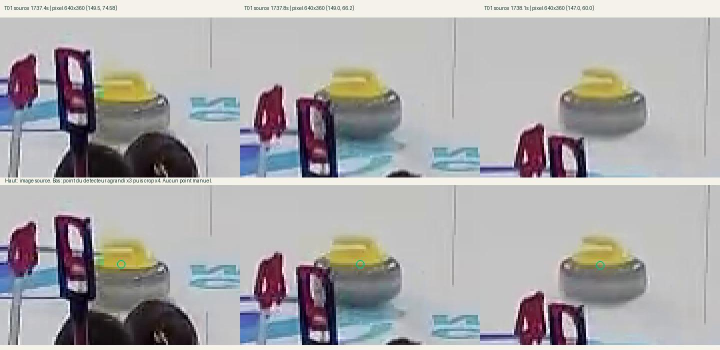
#> input picture prototype/pre-gate-audit/T01-source.jpg, 1440 x 700 px (shown at 1/2 size)
$ python -i automatic_house_calibration.py   (imports and definitions only)
#> lines starting #> are read from the running program, lines starting #| are printed output that depends on the picture; after the words box and inside, x2 and y2 are one past the last pixel; in counts of white or black regions, pixels touching at a corner belong together
#> further down, picture is the input picture: shape (700, 1440, 3); mean B, G, R 170.1, 169, 170.5
### prototype/rectification_core.py
"""Metric ice-plane rectification. Elevated objects are not reconstructed in 3-D."""
from __future__ import annotations
import cv2
import numpy as np
from scipy.optimize import least_squares
from vision_core import project, fit_calibration

RADII = (1.829, 1.219, .610)
HOUSE_BOUNDS = (-2.10, -2.10, 2.10, 2.10)
PIXELS_PER_METRE = 140

# [16 lines left out: functions canvas_transform, rectify, not called in this run]

def ring_edges(image,H,radius,region,angles=None,search_px=7.,min_contrast=10.):
    """Find colour-to-ice transitions near an initial projected ring, with subpixel peaks.

    Search normal to the projected ellipse (not along world radial rays). Angular
    coverage/contrast filtering reduces occlusion contamination; does not eliminate it.
    """
    if angles is None:angles=np.arange(0,360,3,dtype=float)+1.5
    angles=np.asarray(angles,float);a=np.deg2rad(angles)
    world=np.column_stack([radius*np.cos(a),radius*np.sin(a)])
    inv=np.linalg.inv(H);p=project(inv,world)
    tangent=project(inv,np.column_stack([radius*np.cos(a+.001),radius*np.sin(a+.001)]))-p
    normal=np.column_stack([tangent[:,1],-tangent[:,0]])
    normal/=np.maximum(np.linalg.norm(normal,axis=1,keepdims=True),1e-9)
    outward=project(inv,world*(1.01))-p
    normal*=np.where(np.sum(normal*outward,axis=1)<0,-1.,1.)[:,None]
    offsets=np.arange(-search_px,search_px+.125,.25)
    pixels=p[:,None,:]+normal[:,None,:]*offsets[None,:,None]
    hsv=cv2.cvtColor(image,cv2.COLOR_BGR2HSV).astype(np.float32)
    sat=cv2.GaussianBlur(hsv[:,:,1],(3,3),.6)
    vals=cv2.remap(sat,pixels[:,:,0].astype('float32'),pixels[:,:,1].astype('float32'),cv2.INTER_LINEAR,borderMode=cv2.BORDER_CONSTANT)
    brightness=cv2.remap(hsv[:,:,2],pixels[:,:,0].astype('float32'),pixels[:,:,1].astype('float32'),cv2.INTER_LINEAR)
    # 1.5-pixel samples on either side: outer/inner coloured-inside, middle coloured-outside.
    gap=6;sign=1 if abs(radius-RADII[1])<.01 else -1
    contrast=sign*(vals[:,2*gap:]-vals[:,:-2*gap])
    scores=contrast.copy();indices=np.argmax(scores,axis=1);results=[]
    x0,y0,x1,y1=region
    for i,j in enumerate(indices):
        k=j+gap
        if j==0 or j==scores.shape[1]-1 or scores[i,j]<min_contrast:continue
        if brightness[i,k]<85:continue
        left,right=scores[i,j-1],scores[i,j+1];centre=scores[i,j]
        denominator=left-2*centre+right
        delta=float(np.clip(.5*(left-right)/denominator,-.5,.5)) if abs(denominator)>1e-6 else 0.
        offset=float(offsets[k]+delta*.25);point=p[i]+normal[i]*offset
        if not (x0+3<point[0]<x1-3 and y0+3<point[1]<y1-3):continue
        # Convert radial metric error to pixel-normal error at this location.
        radial=np.linalg.norm(project(H,[point+normal[i],point-normal[i]]),axis=1)
        sensitivity=max(abs(float(radial[0]-radial[1]))/2,1e-5)
        results.append({'pixel':point.tolist(),'angle_deg':float(angles[i]),'radius_m':radius,
                        'contrast':float(centre),'offset_px':offset,'metres_per_normal_pixel':sensitivity})
    return results

def ring_summary(H,edges):
    if not edges:return {'count':0,'radial_rmse_m':None,'median_abs_radial_error_m':None,'p95_abs_radial_error_m':None,'angular_bins':0}
    p=project(H,[e['pixel'] for e in edges]);err=np.linalg.norm(p,axis=1)-[e['radius_m'] for e in edges]
    return {'count':len(edges),'radial_rmse_m':float(np.sqrt(np.mean(err**2))),
            'median_abs_radial_error_m':float(np.median(abs(err))),
            'p95_abs_radial_error_m':float(np.percentile(abs(err),95)),
            'angular_bins':len({int(e['angle_deg']//30) for e in edges})}

# [36 lines left out: function refine_calibration, not called in this run]


def validate_rings(image,H,region):
    """Image-evidence gate. Thresholds are engineering checks, not confidence intervals."""
    edges=[e for r in RADII for e in ring_edges(image,H,r,region,angles=np.arange(1.5,360,6),search_px=5.)]
    summary=ring_summary(H,edges)
    if edges:
        world=project(H,[e['pixel'] for e in edges]);errors=np.abs(np.linalg.norm(world,axis=1)-[e['radius_m'] for e in edges])
        pixel_errors=errors/np.array([e['metres_per_normal_pixel'] for e in edges])
        summary['median_normal_error_px']=float(np.median(pixel_errors))
        summary['p90_normal_error_px']=float(np.percentile(pixel_errors,90))
    else:summary.update(median_normal_error_px=None,p90_normal_error_px=None)
    summary['rings_supported']=sum(sum(e['radius_m']==r for e in edges)>=12 for r in RADII)
    passed=(summary['count']>=50 and summary['angular_bins']>=8 and summary['rings_supported']>=2
            and summary['median_normal_error_px']<1.5 and summary['p90_normal_error_px']<3.
            and summary['p95_abs_radial_error_m']<.18)
    summary['status']='supported' if passed else 'insufficient_or_inconsistent_ring_evidence'
    summary['note']='Visible paint consistency; cannot certify occluded areas or physical stone positions.'
    return passed,summary


class VideoRectifier:
    """Absolute SIFT registration every 0.5 s; forward/backward LK flow between anchors.

    A failed registration/ring gate/flow update yields no transform, never a stale one.
    Ring support is measured on anchor frames. Intervening frames carry the age of that
    check and are gated by feature support, optical-flow residual and scene-change checks.
    """
    # [56 lines left out: functions __init__, _seed, step, not called in this run]

### prototype/vision_core.py
"""Experimental, source-specific geometry and visible stone-cap proposals.
Metric results are ice-plane projections of above-ice pixels, NOT measured stone centres.
"""
from __future__ import annotations
import math
from pathlib import Path
import cv2
import numpy as np

DETECTOR_VERSION='colour-cap-baseline-v2'
def project(H,points):
 points=np.asarray(points,dtype=np.float64).reshape(-1,2)
 if not len(points):return np.empty((0,2))
 q=np.column_stack([points,np.ones(len(points))])@np.asarray(H).T
 if not np.isfinite(q).all() or np.any(np.abs(q[:,2])<1e-10):raise ValueError('Invalid planar projection')
 return q[:,:2]/q[:,2,None]
# [8 lines left out: function fit_calibration, not called in this run]
class ViewCalibrator:
 # [26 lines left out: functions __init__, register, not called in this run]
def in_bounds(xy,bounds):
 x,y=xy;x0,y0,x1,y1=bounds;return x0<=x<=x1 and y0<=y<=y1

# [39 lines left out: function detect_caps, not called in this run]
def export_game_state(result):
 raise ValueError('Experimental cap projections are not validated metric stone positions; simulator export is unavailable')

### prototype/automatic_house_calibration.py
"""Per-image house calibration from concentric paint, without match labels.

Axes are image-aligned local axes, not a resolved canonical rink orientation.
Outer and middle paint fit the homography; inner paint is withheld from fitting.
"""

import cv2
import numpy as np
from scipy.optimize import least_squares
from rectification_core import RADII, ring_edges, ring_summary, validate_rings
from vision_core import project


def calibrate_house(frame, region=None):
    h, w = frame.shape[:2]
#> h = 700; w = 1440
    region = region or (0, 70, w, h)
#> region = (0, 70, 1440, 700)
    x0, y0, x1, y1 = region
#> x0 = 0; y0 = 70; x1 = 1440; y1 = 700
    hsv = cv2.cvtColor(frame, cv2.COLOR_BGR2HSV)
#> hsv: shape (700, 1440, 3); mean H, S, V 64.3, 30.7, 176.8
    mask = cv2.inRange(hsv, (85, 65, 45), (135, 255, 255))
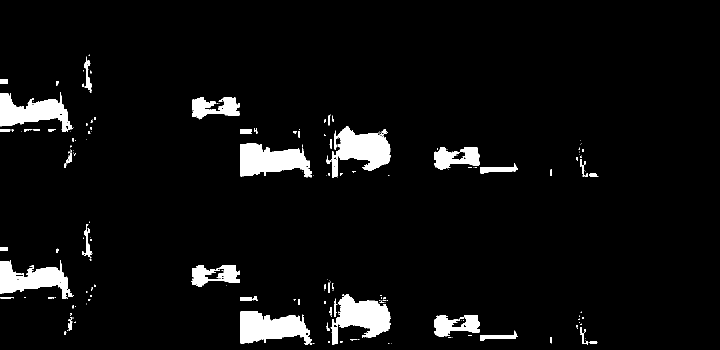
#> mask: shape (700, 1440) (shown at 1/2 size); 5.3% white; 248 white regions (191 under 20 px)
    valid = np.zeros_like(mask)
    valid[y0:y1, x0:x1] = 255
    mask &= valid
    contours, _ = cv2.findContours(mask, cv2.RETR_EXTERNAL, cv2.CHAIN_APPROX_NONE)
#> contours = 245 contours, 201 with area under 20; largest, box (x1, y1, x2, y2) and area: (480, 622, 624, 690) 6270, (662, 252, 782, 355) 6249, (480, 287, 624, 355) 6246, (661, 588, 782, 690) 6124, (0, 184, 146, 263) 5565
    attempts = []
    for contour in sorted(contours, key=cv2.contourArea, reverse=True)[:6]:
        if len(contour) < 25 or cv2.contourArea(contour) < 450:
            continue
        (cx, cy), (a, b), angle = cv2.fitEllipse(contour)
        if min(a, b) < 16 or max(a, b) < 70 or max(a, b) > 1.8 * w:
            continue
        theta = np.deg2rad(angle)
        R = np.array([[np.cos(theta), -np.sin(theta)], [np.sin(theta), np.cos(theta)]])
        # Symmetric inverse square root retains image-right/image-down orientation.
        M = R @ np.diag([2 * RADII[0] / a, 2 * RADII[0] / b]) @ R.T
        initial = np.eye(3)
        initial[:2, :2] = M
        initial[:2, 2] = -M @ [cx, cy]
        edges = [
            e
            for radius in RADII[:2]
            for e in ring_edges(frame, initial, radius, region, search_px=8)
        ]
        train = [e for e in edges if int(e["angle_deg"] // 3) % 4]
        held = [e for e in edges if not int(e["angle_deg"] // 3) % 4]
        if len(train) < 65 or len(held) < 18:
            continue
        N = np.array([[1 / w, 0, -0.5], [0, 1 / h, -0.5], [0, 0, 1.0]])
        norm = initial @ np.linalg.inv(N)
        norm /= norm[2, 2]
        pts = project(N, [e["pixel"] for e in train])
        radii = np.array([e["radius_m"] for e in train])
        scales = np.array([e["metres_per_normal_pixel"] for e in train])

        def unpack(p):
            return np.r_[p, 1.0].reshape(3, 3)

        def residual(p):
            H = unpack(p)
            try:
                error = (np.linalg.norm(project(H, pts), axis=1) - radii) / scales
                # Fix the otherwise unidentifiable in-plane rotation, not shape.
                rot = (H[0, 1] - H[1, 0] * h / w) - (norm[0, 1] - norm[1, 0] * h / w)
                return np.r_[error, rot * 10]
            except ValueError:
                return np.full(len(pts) + 1, 1e6)

        opt = least_squares(residual, norm.ravel()[:8], loss="soft_l1", max_nfev=80, x_scale="jac")
        H = unpack(opt.x) @ N
        if not opt.success or not np.isfinite(H).all() or abs(np.linalg.det(H)) < 1e-12:
            continue
        inner = ring_edges(frame, initial, RADII[2], region, search_px=8)
        check = ring_summary(H, inner)
        hold = ring_summary(H, held)
        passed, rings = validate_rings(frame, H, region)
        diag = {
            "status": "ring_fit_rejected",
            "ring_check": rings,
            "withheld_inner": check,
            "heldout_angles": hold,
            "center_px": [cx, cy],
            "axis_semantics": "image_aligned_local_not_canonical_rink",
        }
        attempts.append(diag)
        if (
            passed
            and len(inner) >= 25
            and check["angular_bins"] >= 7
            and check["p95_abs_radial_error_m"] < 0.15
            and hold["p95_abs_radial_error_m"] < 0.15
        ):
            diag["status"] = "image_supported_automatic_house"
            return H / H[2, 2], diag
#> this loop made 6 passes
#> (cx, cy, b, angle, theta, R, M) on passes 1 to 5: (543, 656.5, 171.2, 94.2, 1.64, [[-0.0732, -0.997], [0.997, -0.0732]], [[0.0216, -0.0027], [-0.0027, 0.0581]]), (717.1, 301.5, 118.7, 75.77, 1.32, [[0.246, -0.969], [0.969, 0.246]], [[0.0314, 0.00227], [0.00227, 0.0398]]), (541.5, 321.9, 169.9, 94.67, 1.65, [[-0.0814, -0.997], [0.997, -0.0814]], [[0.0218, -0.00298], [-0.00298, 0.058]]), (718.3, 636.8, 119.7, 71.33, 1.24, [[0.32, -0.947], [0.947, 0.32]], [[0.0316, 0.00307], [0.00307, 0.0397]]), (69.87, 224.1, 154.5, 96.11, 1.68, [[-0.106, -0.994], [0.994, -0.106]], [[0.024, -0.00266], [-0.00266, 0.0485]])
#> pass 1, in ring_edges, `hsv=cv2.cvtColor(image,cv2.COLOR_BGR2HSV).astype(np.float32)`:
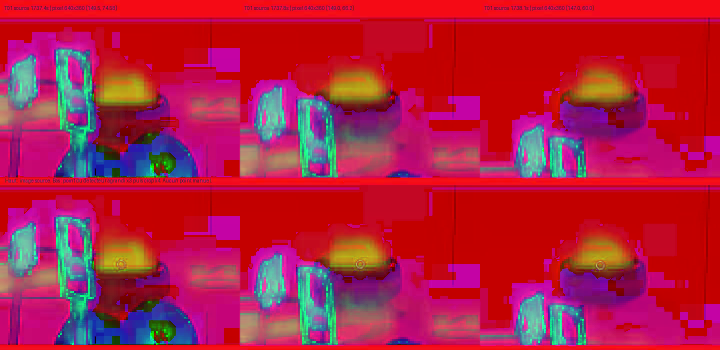
#> hsv: shape (700, 1440, 3) float32 (shown at 1/2 size); mean B, G, R 64.3, 30.8, 176.2
#> pass 1, in ring_edges, `sat=cv2.GaussianBlur(hsv[:,:,1],(3,3),.6)`:
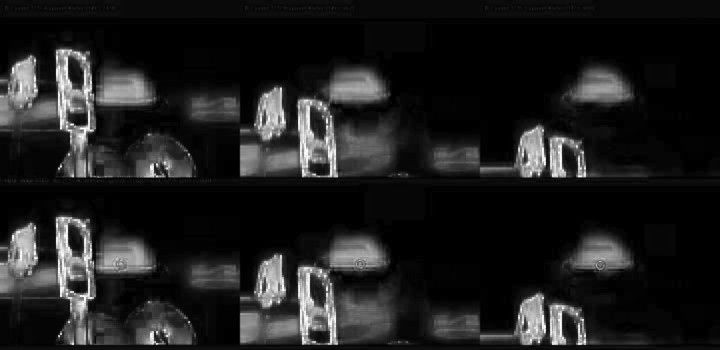
#> sat: shape (700, 1440) float32 (shown at 1/2 size); min 0, max 255, mean 30.7; drawn with min black and max white
#> pass 1, in ring_edges, `vals=cv2.remap(sat,pixels[:,:,0].astype('float32'),pixels[:,:,1].astyp..`:
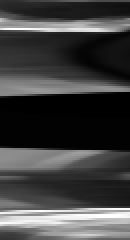
#> vals: shape (120, 65) float32 (shown 2 times larger); min 0, max 255, mean 65.8; drawn with min black and max white
#> pass 1, in ring_edges, `brightness=cv2.remap(hsv[:,:,2],pixels[:,:,0].astype('float32'),pixels..`:
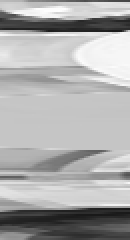
#> brightness: shape (120, 65) float32 (shown 2 times larger); min 24.12, max 254.9, mean 171.8
    return None, {"status": "no_supported_house_calibration", "attempts": attempts}

>>> import cv2
>>> picture = cv2.imread('pre-gate-audit/T01-source.jpg')
>>> result = calibrate_house(picture)

$ run again, on prototype/pre-gate-audit/T02-source.jpg
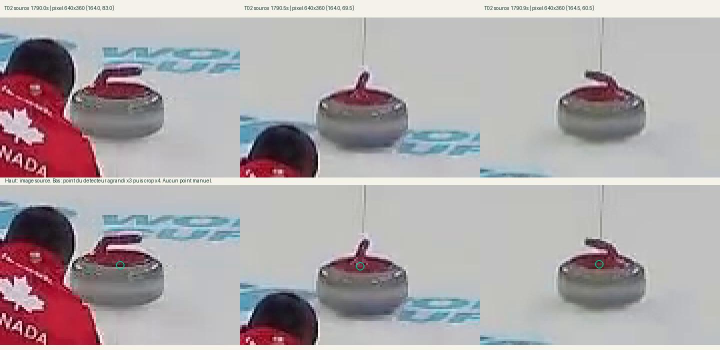
#> input picture prototype/pre-gate-audit/T02-source.jpg, 1440 x 700 px (shown at 1/2 size)
#> picture is the input picture: shape (700, 1440, 3); mean B, G, R 170.2, 167.7, 174.7
#> in calibrate_house, `mask = cv2.inRange(hsv, (85, 65, 45), (135, 255, 255))`:
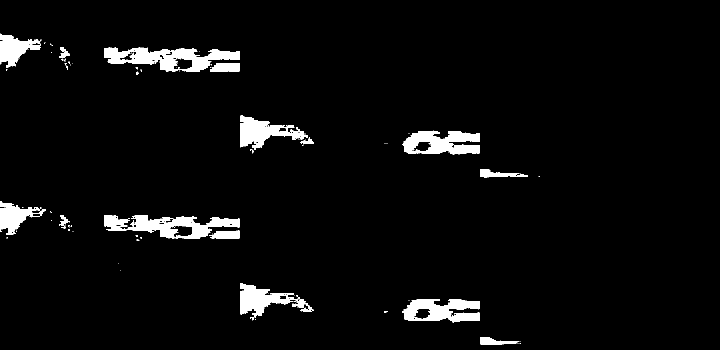
#> mask: shape (700, 1440) (shown at 1/2 size); 4% white; 119 white regions (99 under 20 px), largest, box (x1, y1, x2, y2) and area: (208, 430, 480, 478) 6510, (208, 95, 480, 143) 6490, (804, 261, 960, 310) 4869
#> contours = 113 contours, 96 with area under 20; largest, box (x1, y1, x2, y2) and area: (208, 95, 480, 143) 7258, (208, 430, 480, 478) 6776, (804, 261, 960, 310) 5092, (804, 598, 960, 645) 5035, (480, 566, 619, 638) 3838
#> the loop in calibrate_house, `for contour in sorted(contours, key=cv2.contourArea, reverse=True)[:6]:` made 6 passes
#> (cx, cy, b, angle, theta, R, M) on pass 1: (342.1, 116.6, 260.6, 92.15, 1.61, [[-0.0376, -0.999], [0.999, -0.0376]], [[0.0141, -0.00258], [-0.00258, 0.0827]])
#> pass 1, in ring_edges, `brightness=cv2.remap(hsv[:,:,2],pixels[:,:,0].astype('float32'),pixels..`:
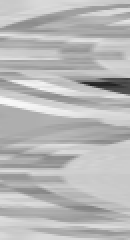
#> brightness: shape (120, 65) float32 (shown 2 times larger); min 35.12, max 249.7, mean 184.4

$ run again, on prototype/pre-gate-audit/T03-source.jpg
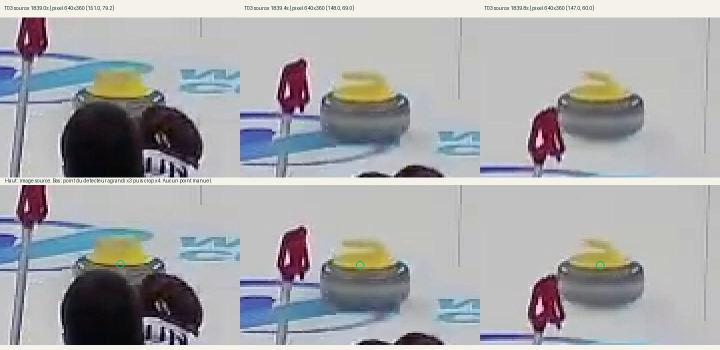
#> input picture prototype/pre-gate-audit/T03-source.jpg, 1440 x 700 px (shown at 1/2 size)
#> picture is the input picture: shape (700, 1440, 3); mean B, G, R 169.8, 167.9, 166.9
#> in calibrate_house, `mask = cv2.inRange(hsv, (85, 65, 45), (135, 255, 255))`:
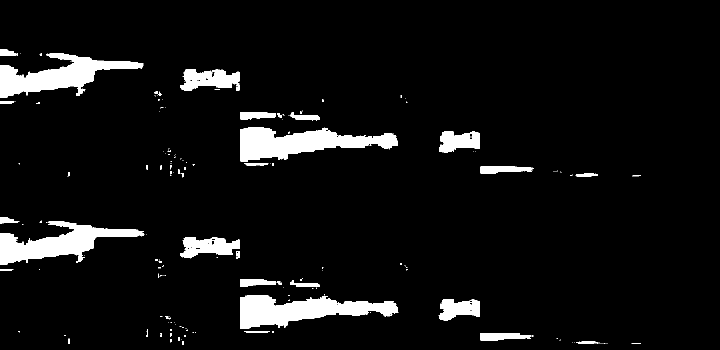
#> mask: shape (700, 1440) (shown at 1/2 size); 6.4% white; 216 white regions (172 under 20 px)
#> contours = 215 contours, 188 with area under 20; largest, box (x1, y1, x2, y2) and area: (480, 590, 797, 658) 11434, (480, 255, 796, 323) 11282, (0, 442, 289, 530) 10204, (0, 107, 287, 195) 10187, (360, 139, 479, 182) 3280
#> the loop in calibrate_house, `for contour in sorted(contours, key=cv2.contourArea, reverse=True)[:6]:` made 6 passes
#> (cx, cy, b, angle, theta, R, M) on passes 1 to 2: (579.2, 621.3, 384.8, 88.47, 1.54, [[0.0267, -1], [1, 0.0267]], [[0.00955, 0.00146], [0.00146, 0.0642]]), (580.5, 286.2, 375.2, 88.46, 1.54, [[0.0268, -1], [1, 0.0268]], [[0.00979, 0.00144], [0.00144, 0.0632]])
#> pass 1, in ring_edges, `brightness=cv2.remap(hsv[:,:,2],pixels[:,:,0].astype('float32'),pixels..`:
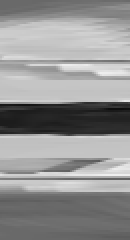
#> brightness: shape (120, 65) float32 (shown 2 times larger); min 13.65, max 239.6, mean 147.3

$ run again, on prototype/pre-gate-audit/T04-source.jpg
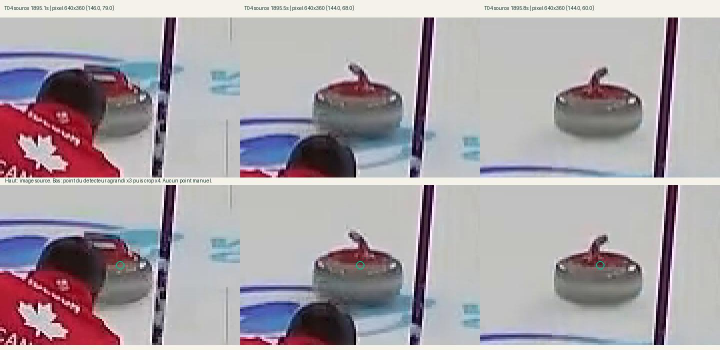
#> input picture prototype/pre-gate-audit/T04-source.jpg, 1440 x 700 px (shown at 1/2 size)
#> picture is the input picture: shape (700, 1440, 3); mean B, G, R 167.7, 162.2, 169.4
#> in calibrate_house, `mask = cv2.inRange(hsv, (85, 65, 45), (135, 255, 255))`:
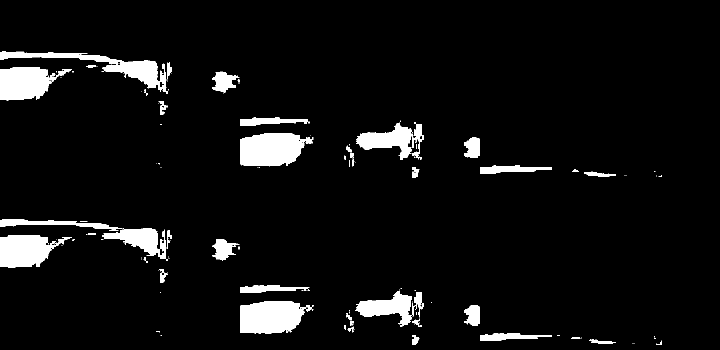
#> mask: shape (700, 1440) (shown at 1/2 size); 6% white; 166 white regions (123 under 20 px)
#> contours = 166 contours, 127 with area under 20; largest, box (x1, y1, x2, y2) and area: (480, 267, 628, 333) 7123, (480, 602, 628, 668) 7108, (0, 470, 144, 536) 5923, (0, 135, 144, 202) 5848, (712, 245, 848, 319) 4260
#> the loop in calibrate_house, `for contour in sorted(contours, key=cv2.contourArea, reverse=True)[:6]:` made 6 passes
#> (cx, cy, b, angle, theta, R, M) on pass 1: (542.6, 298.3, 150.7, 83.21, 1.45, [[0.118, -0.993], [0.993, 0.118]], [[0.0247, 0.00367], [0.00367, 0.0551]])
#> pass 1, in ring_edges, `brightness=cv2.remap(hsv[:,:,2],pixels[:,:,0].astype('float32'),pixels..`:
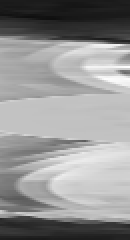
#> brightness: shape (120, 65) float32 (shown 2 times larger); min 15.15, max 255, mean 147.6
